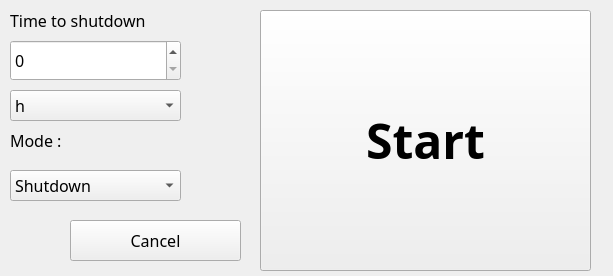
<?xml version="1.0" encoding="UTF-8"?>
<ui version="4.0">
 <class>MainWindow</class>
 <widget class="QMainWindow" name="MainWindow">
  <property name="geometry">
   <rect>
    <x>0</x>
    <y>0</y>
    <width>613</width>
    <height>276</height>
   </rect>
  </property>
  <property name="windowTitle">
   <string>MainWindow</string>
  </property>
  <widget class="QWidget" name="centralwidget">
   <widget class="QPushButton" name="pushButton">
    <property name="geometry">
     <rect>
      <x>260</x>
      <y>10</y>
      <width>331</width>
      <height>261</height>
     </rect>
    </property>
    <property name="font">
     <font>
      <family>Hack NFM</family>
      <pointsize>36</pointsize>
      <weight>75</weight>
      <bold>true</bold>
     </font>
    </property>
    <property name="text">
     <string>Start</string>
    </property>
   </widget>
   <widget class="QComboBox" name="ti">
    <property name="geometry">
     <rect>
      <x>10</x>
      <y>90</y>
      <width>171</width>
      <height>31</height>
     </rect>
    </property>
    <property name="font">
     <font>
      <family>Hack NFM</family>
      <pointsize>12</pointsize>
     </font>
    </property>
    <item>
     <property name="text">
      <string>h</string>
     </property>
    </item>
    <item>
     <property name="text">
      <string>m</string>
     </property>
    </item>
    <item>
     <property name="text">
      <string>s</string>
     </property>
    </item>
   </widget>
   <widget class="QLabel" name="label">
    <property name="geometry">
     <rect>
      <x>10</x>
      <y>10</y>
      <width>171</width>
      <height>21</height>
     </rect>
    </property>
    <property name="font">
     <font>
      <family>Hack NFM</family>
      <pointsize>12</pointsize>
     </font>
    </property>
    <property name="text">
     <string>Time to shutdown</string>
    </property>
   </widget>
   <widget class="QSpinBox" name="numero">
    <property name="geometry">
     <rect>
      <x>10</x>
      <y>40</y>
      <width>171</width>
      <height>41</height>
     </rect>
    </property>
    <property name="font">
     <font>
      <family>Hack NFM</family>
      <pointsize>12</pointsize>
     </font>
    </property>
   </widget>
   <widget class="QComboBox" name="mode">
    <property name="geometry">
     <rect>
      <x>10</x>
      <y>170</y>
      <width>171</width>
      <height>31</height>
     </rect>
    </property>
    <property name="font">
     <font>
      <family>Hack NFM</family>
      <pointsize>12</pointsize>
     </font>
    </property>
    <item>
     <property name="text">
      <string>Shutdown</string>
     </property>
    </item>
    <item>
     <property name="text">
      <string>Reboot</string>
     </property>
    </item>
    <item>
     <property name="text">
      <string>Log out</string>
     </property>
    </item>
   </widget>
   <widget class="QLabel" name="label_2">
    <property name="geometry">
     <rect>
      <x>10</x>
      <y>120</y>
      <width>101</width>
      <height>41</height>
     </rect>
    </property>
    <property name="font">
     <font>
      <family>Hack NFM</family>
      <pointsize>12</pointsize>
     </font>
    </property>
    <property name="text">
     <string>Mode : </string>
    </property>
   </widget>
   <widget class="QPushButton" name="canc">
    <property name="geometry">
     <rect>
      <x>70</x>
      <y>220</y>
      <width>171</width>
      <height>41</height>
     </rect>
    </property>
    <property name="font">
     <font>
      <family>Hack NFM</family>
      <pointsize>12</pointsize>
     </font>
    </property>
    <property name="text">
     <string>Cancel</string>
    </property>
   </widget>
  </widget>
 </widget>
 <resources/>
 <connections/>
</ui>
